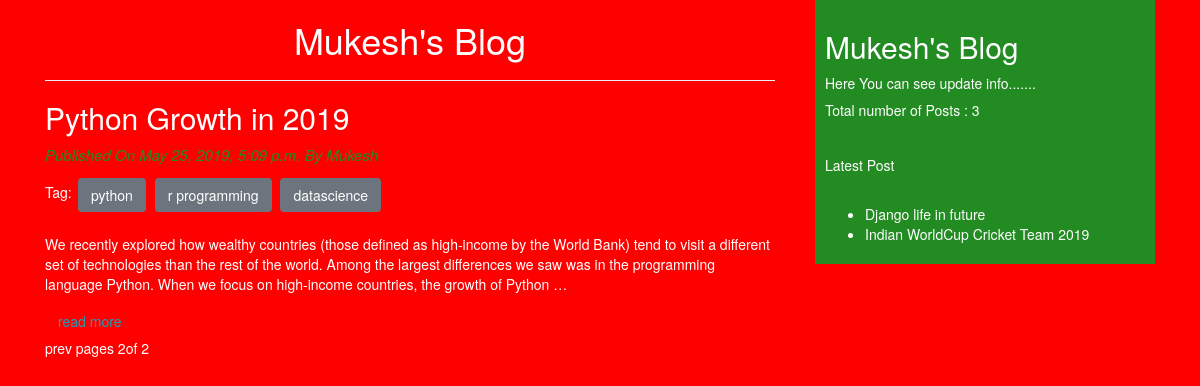
Screenshot of /?page=2 with the database file from the repository.
### blog/models.py (models this page shows, shortened)
class Post(models.Model):
    STATUS_CHOICE= (('draft','draft'),('published','published'))
    title= models.CharField(max_length=300)
    slug= models.SlugField(max_length=300,unique_for_date='publish')
    auther = models.ForeignKey(User,related_name='blog_posts', on_delete=models.CASCADE,)
    body = models.TextField()
    publish= models.DateTimeField(default=timezone.now)
    created= models.DateTimeField(auto_now_add=True)
    updated= models.DateTimeField(auto_now=True)
    status =models.CharField(max_length=12,choices=STATUS_CHOICE,default='draft')
    objects=CustomManager()
    tags=TaggableManager()
    class Meta:
        ordering = ('-publish',)
    def get_absolute_url(self):
        return reverse('post',args=[self.publish.year,self.publish.month,self.publish.day,self.slug,])

### blog/views.py (the view)
# urls.py: path('',views.post_list_view),
def post_list_view(request,tag_slug=None):
    post_list=Post.objects.all()
    tag=None
    if tag_slug:
        tag=get_object_or_404(Tag,slug=tag_slug)
        post_list=post_list.filter(tags__in=[tag])
    paginator= Paginator(post_list,2)
    page_number = request.GET.get('page')
    try:
        post_list =paginator.page(page_number)
    except PageNotAnInteger:
        post_list=paginator.page(1)
    except EmptyPage:
        post_list=paginator.page(paginator.num_pages)
    return render(request,'blog/post_list.html',{'post_list':post_list,'tag':tag})

### blog/models.py (called while the page is built)
    def get_queryset(self):
        return super().get_queryset().filter(status='published')

### blog/templatetags/blog_tags.py (called while the page is built)
@register.simple_tag()
def total_post():
    return Post.objects.count()

@register.inclusion_tag('blog/latest_post.html')
def show_latest_post():
    latest_post=Post.objects.order_by('-publish')[:2]
    return {'latest_post':latest_post}

### templates/blog/post_list.html (shortened to what this page needs)
<!DOCTYPE html>
{% extends 'blog/base.html' %}
{% block body_content %}
    <h1>Mukesh's Blog</h1><hr>
    {% for post in post_list %}
       <h2>{{ post.title }}</h2>
        <p id="date">Published On    {{ post.publish }} By {{ post.auther|title }}</p>
      Tag:    {% for tag in post.tags.all %}
                    <a href="/tag/{{ tag.slug }}" class="btn btn-secondary m-1">{{ tag.name }}</a>
                {% endfor %}<br><br>
        {{ post.body|truncatewords:50|linebreaks }}
          <a href="{{ post.get_absolute_url }}" class="btn btn-outline-info">read more</a>
    {% endfor %}
    {% include 'blog/paginator.html' with page=post_list %}
{% endblock %}

### templates/blog/latest_post.html
<ul>
    {% for post in latest_post %}
        <li>
          <a href="{{ post.get_absolute_url }}" >{{ post.title }}</a>
        </li>
    {% endfor %}
</ul>

### static/css/blog.css (style rules this page uses)
body { background-color: red; }
h1 { text-align: center; }
#date { color: forestgreen; font-size: 15px; font-style: oblique; font: bold; }
li,a { text-decoration:none; color: white; }

### rows the page displays
Post: title "Python Growth in 2019", publish "May 25, 2019, 5:09 p.m.", auther "Mukesh", body "We recently explored how wealthy countries (those defined as high-income by the World Bank) tend to visit a different set of technologies than the rest of the world. Among the largest differences we saw was in the programming language Python. When we focus on high-income countries, the growth of Python …"
Tag: name "python"
Tag: name "r programming"
Tag: name "datascience"
Post: title "Django life in future"
Post: title "Indian WorldCup Cricket Team 2019"

### other values shown
{{ page.number }} "2"
{{ page.paginator.num_pages }} "2"
